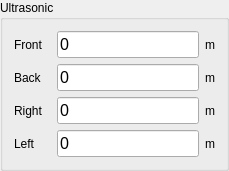
     <widget class="QGroupBox" name="ultrasonicSensBox">
      <property name="geometry">
       <rect>
        <x>28</x>
        <y>20</y>
        <width>195</width>
        <height>150</height>
       </rect>
      </property>
      <property name="sizePolicy">
       <sizepolicy hsizetype="Fixed" vsizetype="Fixed">
        <horstretch>0</horstretch>
        <verstretch>0</verstretch>
       </sizepolicy>
      </property>
      <property name="title">
       <string>Ultrasonic</string>
      </property>
      <layout class="QHBoxLayout" name="horizontalLayout_4">
       <item>
        <layout class="QVBoxLayout" name="ultrasonicSensLabelsBox">
         <item>
          <widget class="QLabel" name="ultrasonicSensLabelF">
           <property name="text">
            <string>Front</string>
           </property>
          </widget>
         </item>
         <item>
          <widget class="QLabel" name="ultrasonicSensLabelB">
           <property name="text">
            <string>Back</string>
           </property>
          </widget>
         </item>
         <item>
          <widget class="QLabel" name="ultrasonicSensLabelR">
           <property name="text">
            <string>Right</string>
           </property>
          </widget>
         </item>
         <item>
          <widget class="QLabel" name="ultrasonicSensLabelL">
           <property name="text">
            <string>Left</string>
           </property>
          </widget>
         </item>
        </layout>
       </item>
       <item>
        <spacer name="horizontalSpacer_13">
         <property name="orientation">
          <enum>Qt::Orientation::Horizontal</enum>
         </property>
         <property name="sizeType">
          <enum>QSizePolicy::Policy::Fixed</enum>
         </property>
         <property name="sizeHint" stdset="0">
          <size>
           <width>8</width>
           <height>20</height>
          </size>
         </property>
        </spacer>
       </item>
       <item>
        <layout class="QVBoxLayout" name="ultrasonicSensValuesBox">
         <item>
          <widget class="QLineEdit" name="ultrasonicSensValueF">
           <property name="sizePolicy">
            <sizepolicy hsizetype="Minimum" vsizetype="Fixed">
             <horstretch>0</horstretch>
             <verstretch>0</verstretch>
            </sizepolicy>
           </property>
           <property name="font">
            <font>
             <pointsize>12</pointsize>
            </font>
           </property>
           <property name="focusPolicy">
            <enum>Qt::FocusPolicy::NoFocus</enum>
           </property>
           <property name="text">
            <string>0</string>
           </property>
           <property name="frame">
            <bool>true</bool>
           </property>
           <property name="dragEnabled">
            <bool>true</bool>
           </property>
           <property name="readOnly">
            <bool>true</bool>
           </property>
          </widget>
         </item>
         <item>
          <widget class="QLineEdit" name="ultrasonicSensValueB">
           <property name="sizePolicy">
            <sizepolicy hsizetype="Minimum" vsizetype="Fixed">
             <horstretch>0</horstretch>
             <verstretch>0</verstretch>
            </sizepolicy>
           </property>
           <property name="font">
            <font>
             <pointsize>12</pointsize>
            </font>
           </property>
           <property name="focusPolicy">
            <enum>Qt::FocusPolicy::NoFocus</enum>
           </property>
           <property name="text">
            <string>0</string>
           </property>
           <property name="frame">
            <bool>true</bool>
           </property>
           <property name="dragEnabled">
            <bool>true</bool>
           </property>
           <property name="readOnly">
            <bool>true</bool>
           </property>
          </widget>
         </item>
         <item>
          <widget class="QLineEdit" name="ultrasonicSensValueR">
           <property name="sizePolicy">
            <sizepolicy hsizetype="Minimum" vsizetype="Fixed">
             <horstretch>0</horstretch>
             <verstretch>0</verstretch>
            </sizepolicy>
           </property>
           <property name="font">
            <font>
             <pointsize>12</pointsize>
            </font>
           </property>
           <property name="focusPolicy">
            <enum>Qt::FocusPolicy::NoFocus</enum>
           </property>
           <property name="text">
            <string>0</string>
           </property>
           <property name="frame">
            <bool>true</bool>
           </property>
           <property name="dragEnabled">
            <bool>true</bool>
           </property>
           <property name="readOnly">
            <bool>true</bool>
           </property>
          </widget>
         </item>
         <item>
          <widget class="QLineEdit" name="ultrasonicSensValueL">
           <property name="sizePolicy">
            <sizepolicy hsizetype="Minimum" vsizetype="Fixed">
             <horstretch>0</horstretch>
             <verstretch>0</verstretch>
            </sizepolicy>
           </property>
           <property name="font">
            <font>
             <pointsize>12</pointsize>
            </font>
           </property>
           <property name="focusPolicy">
            <enum>Qt::FocusPolicy::NoFocus</enum>
           </property>
           <property name="text">
            <string>0</string>
           </property>
           <property name="frame">
            <bool>true</bool>
           </property>
           <property name="dragEnabled">
            <bool>true</bool>
           </property>
           <property name="readOnly">
            <bool>true</bool>
           </property>
          </widget>
         </item>
        </layout>
       </item>
       <item>
        <layout class="QVBoxLayout" name="ultrasonicSensUnitsBox">
         <item>
          <widget class="QLabel" name="ultrasonicSensUnitF">
           <property name="text">
            <string>m</string>
           </property>
          </widget>
         </item>
         <item>
          <widget class="QLabel" name="ultrasonicSensUnitB">
           <property name="text">
            <string>m</string>
           </property>
          </widget>
         </item>
         <item>
          <widget class="QLabel" name="ultrasonicSensUnitR">
           <property name="text">
            <string>m</string>
           </property>
          </widget>
         </item>
         <item>
          <widget class="QLabel" name="ultrasonicSensUnitL">
           <property name="text">
            <string>m</string>
           </property>
          </widget>
         </item>
        </layout>
       </item>
      </layout>
     </widget>
